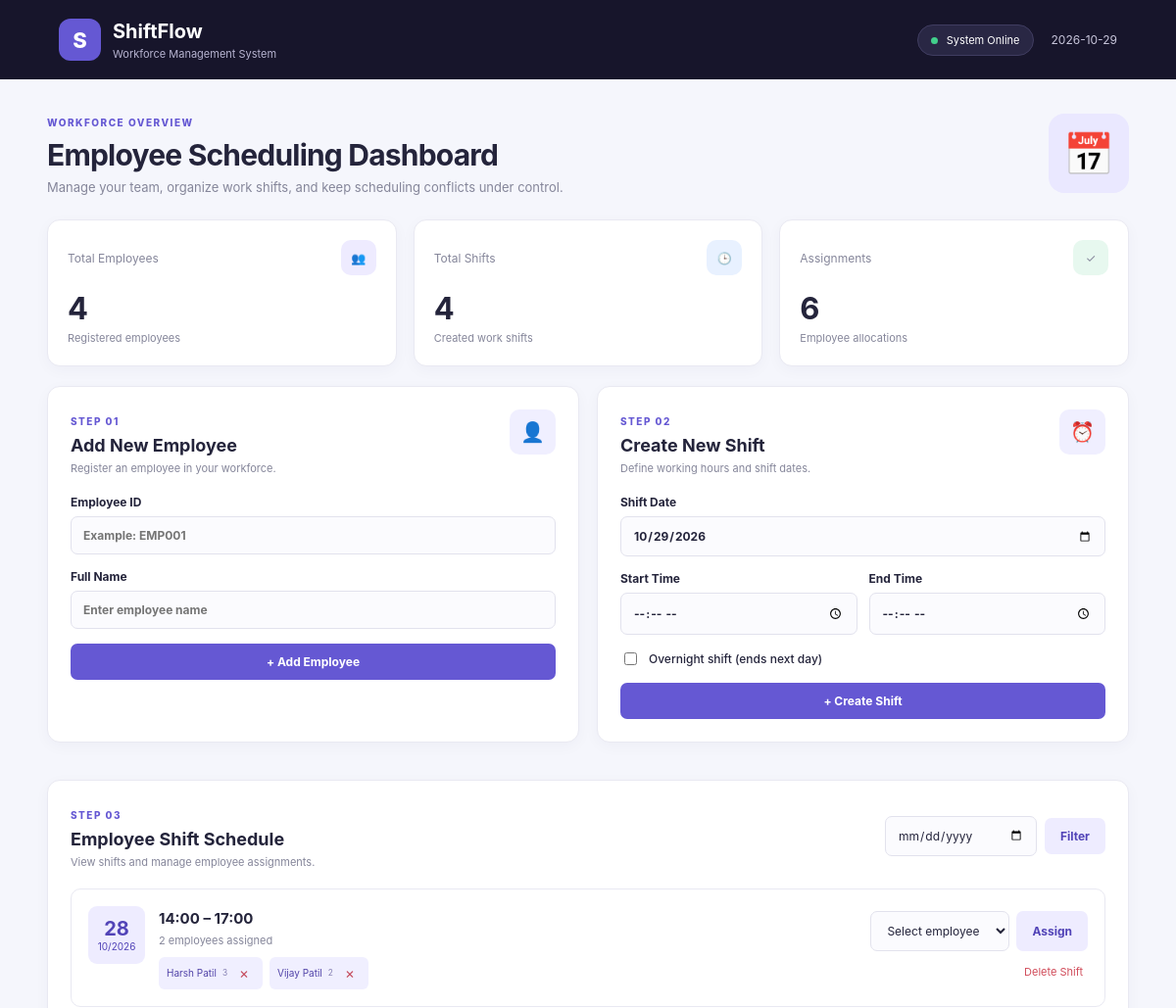
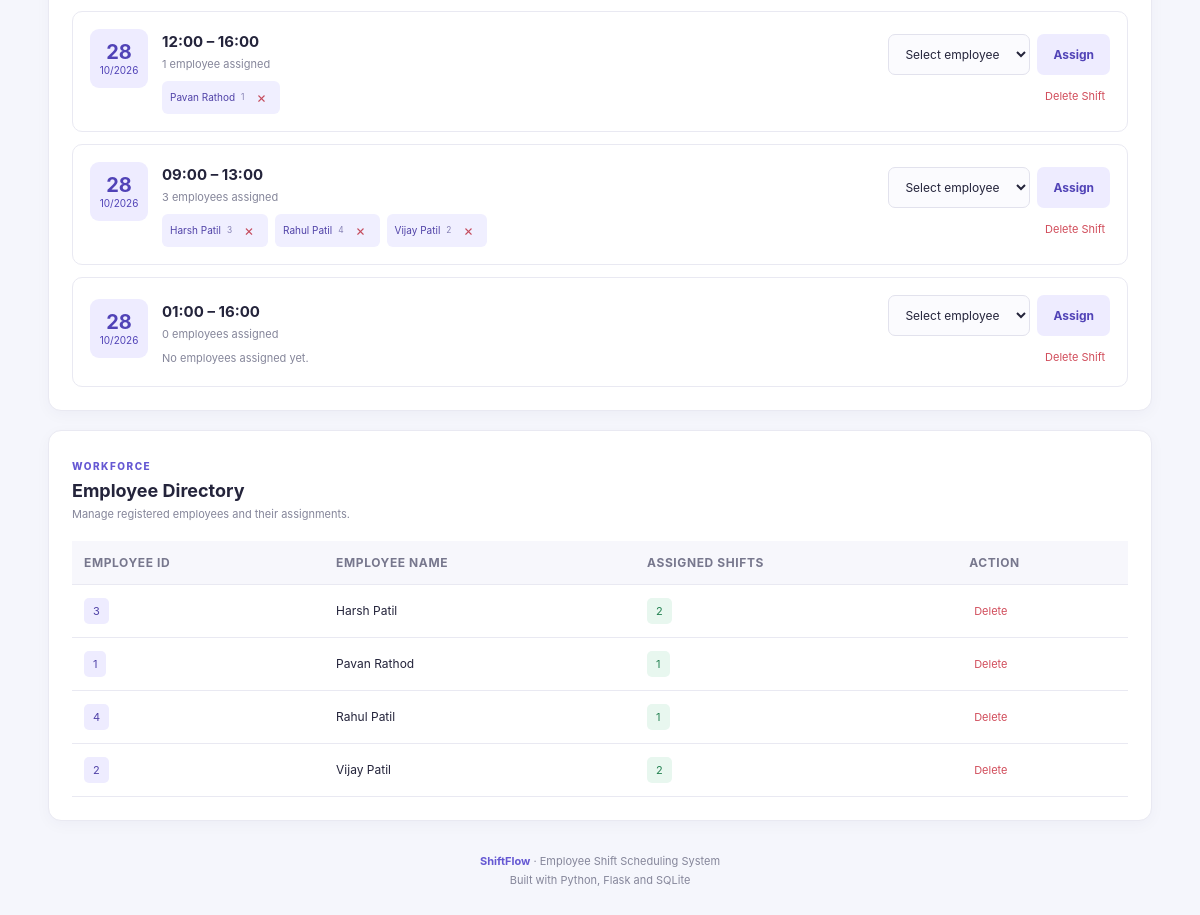
The page / on the database its author committed (2 pictures, top to bottom).
### tables this page shows
CREATE TABLE shifts (
            id INTEGER PRIMARY KEY AUTOINCREMENT,
            shift_date TEXT NOT NULL,
            start_time TEXT NOT NULL,
            end_time TEXT NOT NULL,
            starts_at TEXT NOT NULL,
            ends_at TEXT NOT NULL,
            is_overnight INTEGER NOT NULL DEFAULT 0
        );

CREATE TABLE assignments (
            id INTEGER PRIMARY KEY AUTOINCREMENT,
            employee_id TEXT NOT NULL,
            shift_id INTEGER NOT NULL,
            UNIQUE(employee_id, shift_id),
            FOREIGN KEY(employee_id) REFERENCES employees(employee_id) ON DELETE CASCADE,
            FOREIGN KEY(shift_id) REFERENCES shifts(id) ON DELETE CASCADE
        );

CREATE TABLE employees (
            employee_id TEXT PRIMARY KEY,
            name TEXT NOT NULL
        );

### app.py (the view, shortened to what this page needs)
@app.route("/", methods=["GET"])
def index():
    selected_date = request.args.get(
        "date", ""
    ).strip()
    db = get_db()
    employees, shifts, assigned_by_shift = load_page_data(
        db,
        selected_date or None
    )
    employee_count = db.execute(
        "SELECT COUNT(*) FROM employees"
    ).fetchone()[0]
    shift_count = db.execute(
        "SELECT COUNT(*) FROM shifts"
    ).fetchone()[0]
    assignment_count = db.execute(
        "SELECT COUNT(*) FROM assignments"
    ).fetchone()[0]
    return render_template(
        "index.html",
        employees=employees,
        shifts=shifts,
        assigned_by_shift=assigned_by_shift,
        selected_date=selected_date,
        employee_count=employee_count,
        shift_count=shift_count,
        assignment_count=assignment_count,
        today=date.today().isoformat()
    )

### app.py (called while the page is built)
def get_db():
    if "db" not in g:
        g.db = sqlite3.connect(DATABASE)
        g.db.row_factory = sqlite3.Row
        g.db.execute("PRAGMA foreign_keys = ON")
    return g.db

### templates/index.html (shortened to what this page needs)
<!DOCTYPE html>
<html lang="en">
<head>
    <link rel="stylesheet"
          href="{{ url_for('static', filename='style.css') }}">
</head>
<body>
<header class="topbar">
    <div class="brand">
        <div class="brand-icon">S</div>
        <div>
            <h1>ShiftFlow</h1>
            <p>Workforce Management System</p>
        </div>
    </div>
    <div class="topbar-right">
        <span class="status-pill">
            <span class="status-dot"></span>
            System Online
        </span>
        <span class="date-display">{{ today }}</span>
    </div>
</header>
<main class="container">
    <section class="welcome-section">
        <div>
            <span class="eyebrow">WORKFORCE OVERVIEW</span>
            <h2>Employee Scheduling Dashboard</h2>
            <p>Manage your team, organize work shifts, and keep
               scheduling conflicts under control.</p>
        </div>
        <div class="welcome-icon">📅</div>
    </section>
    <section class="stats">
        <div class="stat-card">
            <div class="stat-top">
                <span>Total Employees</span>
                <div class="stat-icon purple">👥</div>
            </div>
            <strong>{{ employee_count }}</strong>
            <small>Registered employees</small>
        </div>
        <div class="stat-card">
            <div class="stat-top">
                <span>Total Shifts</span>
                <div class="stat-icon blue">🕒</div>
            </div>
            <strong>{{ shift_count }}</strong>
            <small>Created work shifts</small>
        </div>
        <div class="stat-card">
            <div class="stat-top">
                <span>Assignments</span>
                <div class="stat-icon green">✓</div>
            </div>
            <strong>{{ assignment_count }}</strong>
            <small>Employee allocations</small>
        </div>
    </section>
    <section class="two-column">
        <article class="panel">
            <div class="panel-heading">
                <div>
                    <span class="eyebrow">STEP 01</span>
                    <h3>Add New Employee</h3>
                    <p>Register an employee in your workforce.</p>
                </div>
                <span class="heading-icon">👤</span>
            </div>
            <form action="{{ url_for('add_employee') }}"
                  method="POST" class="form-grid">
                <label>
                    Employee ID
                    <input type="text" name="employee_id"
                           maxlength="30"
                           placeholder="Example: EMP001" required>
                </label>
                <label>
                    Full Name
                    <input type="text" name="name"
                           maxlength="100"
                           placeholder="Enter employee name" required>
                </label>
                <button type="submit" class="primary">
                    + Add Employee
                </button>
            </form>
        </article>
        <article class="panel">
            <div class="panel-heading">
                <div>
                    <span class="eyebrow">STEP 02</span>
                    <h3>Create New Shift</h3>
                    <p>Define working hours and shift dates.</p>
                </div>
                <span class="heading-icon">⏰</span>
            </div>
            <form action="{{ url_for('create_shift') }}"
                  method="POST" class="form-grid">
                <label>
                    Shift Date
                    <input type="date" name="shift_date"
                           value="{{ today }}" required>
                </label>
                <div class="time-row">
                    <label>
                        Start Time
                        <input type="time" name="start_time" required>
                    </label>
                    <label>
                        End Time
                        <input type="time" name="end_time" required>
                    </label>
                </div>
                <label class="checkbox-label">
                    <input type="checkbox" name="overnight">
                    Overnight shift (ends next day)
                </label>
                <button type="submit" class="primary">
                    + Create Shift
                </button>
            </form>
        </article>
    </section>
    <section class="panel schedule-panel">
        <div class="panel-heading schedule-heading">
            <div>
                <span class="eyebrow">STEP 03</span>
                <h3>Employee Shift Schedule</h3>
                <p>View shifts and manage employee assignments.</p>
            </div>
            <form method="GET" action="{{ url_for('index') }}"
                  class="filter-form">
                <input type="date" name="date"
                       value="{{ selected_date }}">
                <button type="submit" class="secondary">
                    Filter
                </button>
            </form>
        </div>
        {% if shifts %}
        <div class="shift-list">
            {% for shift in shifts %}
            <article class="shift-card">
                <div class="shift-main">
                    <div class="date-badge">
                        <strong>{{ shift.shift_date[8:10] }}</strong>
                        <span>
                            {{ shift.shift_date[5:7] }}/{{ shift.shift_date[0:4] }}
                        </span>
                    </div>
                    <div class="shift-info">
                        <h4>
                            {{ shift.start_time }} – {{ shift.end_time }}
                        </h4>
                        <p>
                            {{ shift.assigned_count }}
                            employee{{ '' if shift.assigned_count == 1 else 's' }}
                            assigned
                        </p>
                        <div class="assignee-list">
                            {% for person in assigned_by_shift.get(shift.id, []) %}
                            <div class="person-chip">
                                {{ person.name }}
                                <small>{{ person.employee_id }}</small>
                                <form
                                    action="{{ url_for('remove_assignment', assignment_id=person.assignment_id) }}"
                                    method="POST"
                                    onsubmit="return confirm('Remove this assignment?');">
                                    <button type="submit" class="remove-chip"
                                            title="Remove assignment">×</button>
                                </form>
                            </div>
                            {% else %}
                                <span class="empty-note">
                                    No employees assigned yet.
                                </span>
                            {% endfor %}
                        </div>
                    </div>
                </div>
                <div class="shift-actions">
                    {% if employees %}
                    <form action="{{ url_for('assign_employee') }}"
                          method="POST" class="assign-form">
                        <select name="employee_id" required>
                            <option value="">Select employee</option>
                        </select>
                        <button type="submit" class="secondary">
                            Assign
                        </button>
                    </form>
                    {% else %}
                        <span class="hint">Add employees first.</span>
                    {% endif %}
                    <form action="{{ url_for('delete_shift', shift_id=shift.id) }}"
                          method="POST"
                          onsubmit="return confirm('Delete this shift?');">
                        <button type="submit" class="danger-button">
                            Delete Shift
                        </button>
                    </form>
                </div>
            </article>
            {% endfor %}
        </div>
        {% else %}
        <div class="empty-state">
            <div>📅</div>
            <h4>No Shifts Found</h4>
            <p>Create a new shift to get started.</p>
        </div>
        {% endif %}
    </section>
    <section class="panel">
        <div class="panel-heading">
            <div>
                <span class="eyebrow">WORKFORCE</span>
                <h3>Employee Directory</h3>
                <p>Manage registered employees and their assignments.</p>
            </div>
        </div>
        {% if employees %}
        <div class="table-wrap">
            <table>
                <thead>
                    <tr>
                        <th>Employee ID</th>
                        <th>Employee Name</th>
                        <th>Assigned Shifts</th>
                        <th>Action</th>
                    </tr>
                </thead>
                <tbody>
                    {% for employee in employees %}
                    <tr>
                        <td>
                            <span class="id-pill">
                                {{ employee.employee_id }}
                            </span>
                        </td>
                        <td>{{ employee.name }}</td>
                        <td>
                            <span class="count-pill">
                                {{ employee.shift_count }}
                            </span>
                        </td>
                        <td>
                            <form
                                action="{{ url_for('delete_employee', employee_id=employee.employee_id) }}"
                                method="POST"
                                onsubmit="return confirm('Delete this employee?');">
                                <button type="submit" class="danger-button">
                                    Delete
                                </button>
                            </form>
                        </td>
                    </tr>
                    {% endfor %}
                </tbody>
            </table>
        </div>
        {% else %}
        <div class="empty-state">
            <h4>No Employees Registered</h4>
            <p>Add your first employee using the form above.</p>
        </div>
        {% endif %}
    </section>
    <footer>
        <strong>ShiftFlow</strong> · Employee Shift Scheduling System
        <br>
        Built with Python, Flask and SQLite
    </footer>
</main>
</body>
</html>

### rows shown on the page
shifts: shift_date "28", shift_date "10", shift_date "2026", start_time "14:00", end_time "17:00", assigned_count "2", assigned_count "s"
assignments: name "Harsh Patil", employee_id "3"
assignments: name "Vijay Patil", employee_id "2"
shifts: shift_date "28", shift_date "10", shift_date "2026", start_time "12:00", end_time "16:00", assigned_count "1"
assignments: name "Pavan Rathod", employee_id "1"
shifts: shift_date "28", shift_date "10", shift_date "2026", start_time "09:00", end_time "13:00", assigned_count "3", assigned_count "s"
assignments: name "Harsh Patil", employee_id "3"
assignments: name "Rahul Patil", employee_id "4"
assignments: name "Vijay Patil", employee_id "2"
shifts: shift_date "28", shift_date "10", shift_date "2026", start_time "01:00", end_time "16:00", assigned_count "0", assigned_count "s"
employees: employee_id "3", name "Harsh Patil", shift_count "2"
employees: employee_id "1", name "Pavan Rathod", shift_count "1"
employees: employee_id "4", name "Rahul Patil", shift_count "1"
employees: employee_id "2", name "Vijay Patil", shift_count "2"

### other values the page prints
{{ employee_count }} "4"
{{ shift_count }} "4"
{{ assignment_count }} "6"
